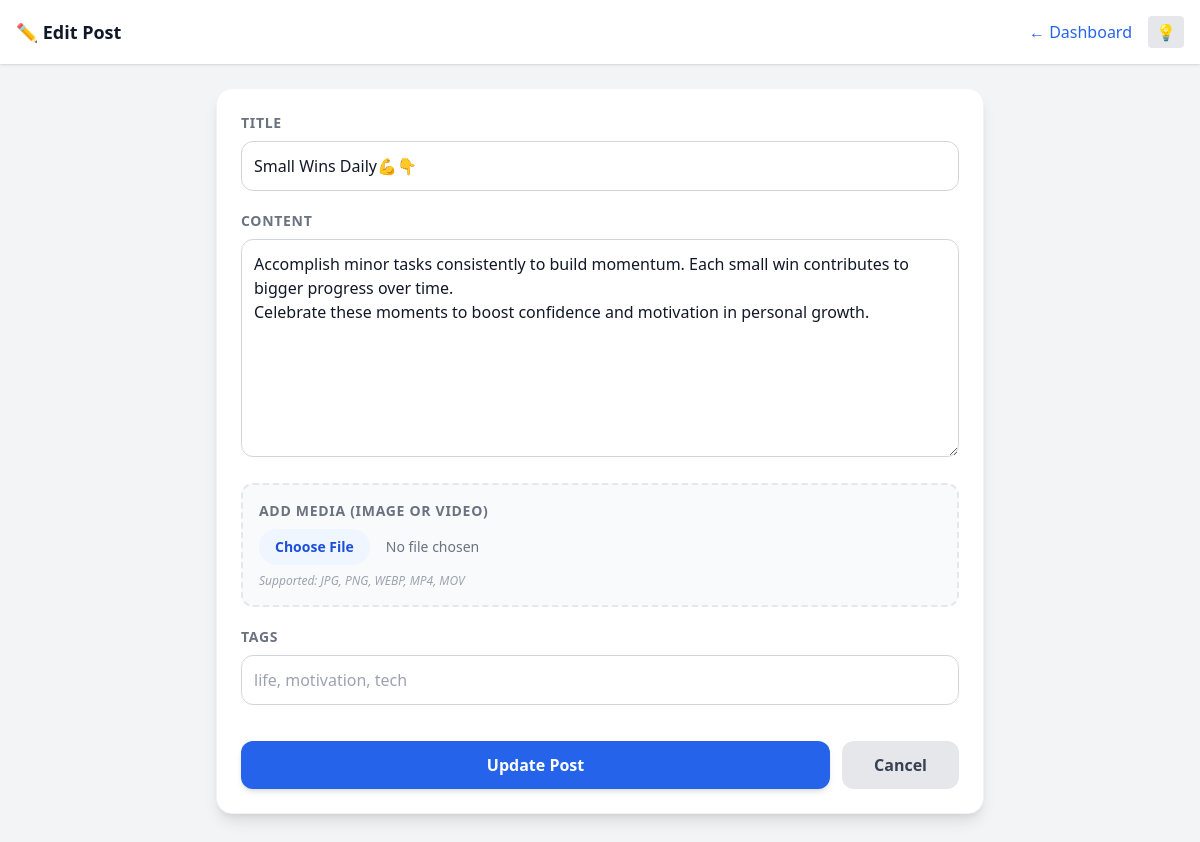
Page /edit/1 (signed in) on the committed database.
### app.py (models this page shows)
class Post(db.Model):
    id = db.Column(db.Integer, primary_key=True)
    title = db.Column(db.String(200), nullable=False)
    content = db.Column(db.Text, nullable=False)
    slug = db.Column(db.String(200), unique=True, nullable=False)
    author = db.Column(db.String(80), nullable=False, default="Guest")
    created_at = db.Column(db.DateTime, default=datetime.utcnow)
    approved = db.Column(db.Boolean, default=False)
    tags = db.Column(db.String(200), nullable=True)
    media_file = db.Column(db.String(200), nullable=True)
    media_type = db.Column(db.String(10), nullable=True) # 'image' or 'video'

### app.py (the view, shortened to what this page needs)
@app.route('/edit/<int:post_id>', methods=['GET', 'POST'])
@login_required
def edit_post(post_id):
    post = Post.query.get_or_404(post_id)
    user = User.query.get(session['user_id'])
    if post.author != user.username and not user.is_admin:
        return redirect(url_for('dashboard'))
    return render_template('create_post.html', post=post)

### app.py (called while the page is built)
def login_required(f):
    @wraps(f)
    def decorated(*args, **kwargs):
        if not session.get('user_id'):
            flash("Please login first!")
            return redirect(url_for('login'))
        return f(*args, **kwargs)
    return decorated

@app.context_processor
def utility_processor():
    def get_user_by_username(username):
        return User.query.filter_by(username=username).first()
    return dict(get_user_by_username=get_user_by_username, get_read_time=get_read_time)

### templates/create_post.html (shortened to what this page needs)
<!DOCTYPE html>
<html lang="en">
<head>
    <script src="https://cdn.tailwindcss.com"></script>
</head>
<body class="bg-gray-100 dark:bg-gray-900 text-gray-900 dark:text-gray-100 transition-colors duration-300">
<header class="flex justify-between items-center p-4 bg-white dark:bg-gray-800 shadow sticky top-0 z-50">
    <div class="font-bold text-lg">{{ '✏️ Edit Post' if post else '✨ Create Post' }}</div>
    <div class="flex items-center space-x-4">
        <a href="{{ url_for('dashboard') }}" class="text-blue-600 dark:text-blue-400 hover:underline font-medium">← Dashboard</a>
        <span id="darkToggle" class="cursor-pointer px-2 py-1 bg-gray-200 dark:bg-gray-700 rounded text-gray-800 dark:text-gray-200 hover:bg-gray-300 dark:hover:bg-gray-600 transition">💡</span>
    </div>
</header>
<div class="max-w-3xl mx-auto p-6 bg-white dark:bg-gray-800 rounded-2xl shadow-lg mt-6 mb-10 transition-colors duration-300 border border-gray-100 dark:border-gray-700">
    <form method="POST" enctype="multipart/form-data" class="space-y-5">
        <div>
            <label class="block text-sm font-bold mb-2 text-gray-500 uppercase tracking-wider">Title</label>
            <input type="text" name="title" placeholder="Enter post title..." required
                   value="{{ post.title if post else '' }}"
                   class="w-full p-3 rounded-xl border border-gray-300 dark:border-gray-600 bg-white dark:bg-gray-700 text-gray-900 dark:text-gray-100 focus:ring-2 focus:ring-blue-500 outline-none transition">
        </div>
        <div>
            <label class="block text-sm font-bold mb-2 text-gray-500 uppercase tracking-wider">Content</label>
            <textarea name="content" placeholder="Write your thoughts here..." rows="8" required
                      class="w-full p-3 rounded-xl border border-gray-300 dark:border-gray-600 bg-white dark:bg-gray-700 text-gray-900 dark:text-gray-100 focus:ring-2 focus:ring-blue-500 outline-none transition">{{ post.content if post else '' }}</textarea>
        </div>
        <div class="p-4 bg-gray-50 dark:bg-gray-700/50 rounded-xl border-2 border-dashed border-gray-200 dark:border-gray-600">
            <label class="block text-sm font-bold mb-2 text-gray-500 uppercase tracking-wider">Add Media (Image or Video)</label>
            <input type="file" name="media_file" accept="image/*,video/*"
                   class="w-full text-sm text-gray-500 file:mr-4 file:py-2 file:px-4 file:rounded-full file:border-0 file:text-sm file:font-semibold file:bg-blue-50 file:text-blue-700 hover:file:bg-blue-100 dark:file:bg-gray-600 dark:file:text-gray-200">
            <p class="mt-2 text-xs text-gray-400 italic">Supported: JPG, PNG, WEBP, MP4, MOV</p>
        </div>
        <div>
            <label class="block text-sm font-bold mb-2 text-gray-500 uppercase tracking-wider">Tags</label>
            <input type="text" name="tags" placeholder="life, motivation, tech"
                   value="{{ post.tags if post else '' }}"
                   class="w-full p-3 rounded-xl border border-gray-300 dark:border-gray-600 bg-white dark:bg-gray-700 text-gray-900 dark:text-gray-100 focus:ring-2 focus:ring-blue-500 outline-none transition">
        </div>
        <div class="pt-4 flex gap-3">
            <button type="submit" class="flex-1 px-8 py-3 bg-blue-600 hover:bg-blue-700 text-white font-bold rounded-xl transition shadow-md transform active:scale-95">
                {{ 'Update Post' if post else 'Publish Post' }}
            </button>
            <a href="{{ url_for('dashboard') }}" class="px-8 py-3 bg-gray-200 dark:bg-gray-700 text-center font-bold rounded-xl text-gray-700 dark:text-gray-200 hover:bg-gray-300 dark:hover:bg-gray-600 transition border-none">
                Cancel
            </a>
        </div>
    </form>
</div>
</body>
</html>

### rows in the picture
Post: title "Small Wins Daily💪👇", content "Accomplish minor tasks consistently to build momentum. Each small win contributes to bigger progress over time. Celebrate these moments to boost confidence and motivation in personal growth."

### other values in the picture
{{ '✏️ Edit Post' if post else '✨ Create Post' }} "✏️ Edit Post"
{{ 'Update Post' if post else 'Publish Post' }} "Update Post"
